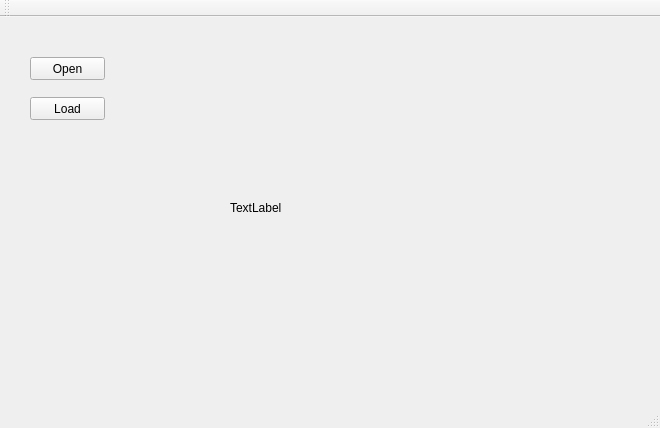
<?xml version="1.0" encoding="UTF-8"?>
<ui version="4.0">
 <class>MainWindow</class>
 <widget class="QMainWindow" name="MainWindow">
  <property name="geometry">
   <rect>
    <x>0</x>
    <y>0</y>
    <width>660</width>
    <height>428</height>
   </rect>
  </property>
  <property name="windowTitle">
   <string>MainWindow</string>
  </property>
  <widget class="QWidget" name="centralWidget">
   <widget class="QLabel" name="label">
    <property name="geometry">
     <rect>
      <x>230</x>
      <y>40</y>
      <width>321</width>
      <height>301</height>
     </rect>
    </property>
    <property name="text">
     <string>TextLabel</string>
    </property>
   </widget>
   <widget class="QPushButton" name="pushButton">
    <property name="geometry">
     <rect>
      <x>30</x>
      <y>40</y>
      <width>75</width>
      <height>23</height>
     </rect>
    </property>
    <property name="text">
     <string>Open</string>
    </property>
   </widget>
   <widget class="QPushButton" name="pushButton_2">
    <property name="geometry">
     <rect>
      <x>30</x>
      <y>80</y>
      <width>75</width>
      <height>23</height>
     </rect>
    </property>
    <property name="text">
     <string>Load</string>
    </property>
   </widget>
  </widget>
  <widget class="QMenuBar" name="menuBar">
   <property name="geometry">
    <rect>
     <x>0</x>
     <y>0</y>
     <width>660</width>
     <height>23</height>
    </rect>
   </property>
  </widget>
  <widget class="QToolBar" name="mainToolBar">
   <attribute name="toolBarArea">
    <enum>TopToolBarArea</enum>
   </attribute>
   <attribute name="toolBarBreak">
    <bool>false</bool>
   </attribute>
  </widget>
  <widget class="QStatusBar" name="statusBar"/>
 </widget>
 <layoutdefault spacing="6" margin="11"/>
 <resources/>
 <connections/>
</ui>
